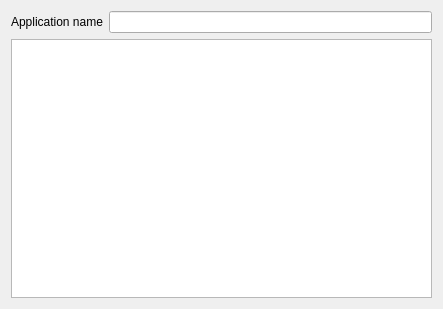
<?xml version="1.0" encoding="UTF-8"?>
<ui version="4.0">
 <class>ApplicationProperties</class>
 <widget class="QDialog" name="ApplicationProperties">
  <property name="geometry">
   <rect>
    <x>0</x>
    <y>0</y>
    <width>443</width>
    <height>309</height>
   </rect>
  </property>
  <property name="windowTitle">
   <string>Dialog</string>
  </property>
  <layout class="QGridLayout" name="gridLayout">
   <item row="0" column="0">
    <layout class="QHBoxLayout" name="horizontalLayout">
     <item>
      <widget class="QLabel" name="applicationNameLabel">
       <property name="text">
        <string>Application name</string>
       </property>
      </widget>
     </item>
     <item>
      <widget class="QLineEdit" name="applicationNameEdit">
       <property name="readOnly">
        <bool>true</bool>
       </property>
      </widget>
     </item>
    </layout>
   </item>
   <item row="1" column="0">
    <widget class="QTableView" name="tableView">
     <attribute name="horizontalHeaderCascadingSectionResizes">
      <bool>false</bool>
     </attribute>
     <attribute name="horizontalHeaderHighlightSections">
      <bool>false</bool>
     </attribute>
     <attribute name="verticalHeaderVisible">
      <bool>false</bool>
     </attribute>
    </widget>
   </item>
  </layout>
 </widget>
 <resources/>
 <connections/>
</ui>
